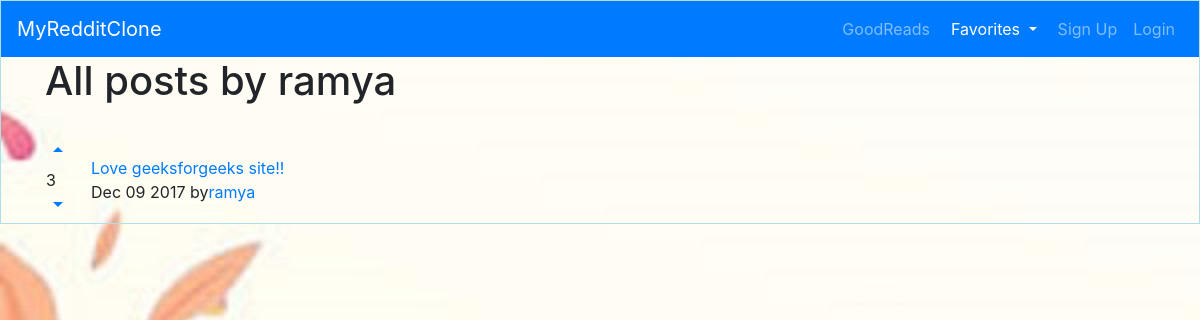
Page /posts/user/3/ on the committed database.
### posts/models.py (models this page shows)
class Post(models.Model):
    title=models.CharField(max_length=200)
    url=models.TextField()
    pub_date=models.DateTimeField()
    author=models.ForeignKey(User,on_delete=models.CASCADE)
    votes_total=models.IntegerField(default=1)
    def pub_date_custom(self):
        return self.pub_date.strftime('%b %d %Y')

### posts/views.py (the view)
# urls.py: url(r'^user/(?P<fk>[0-9]+)/',views.userposts,name='userposts'),
def userposts(request,fk):
    posts=Post.objects.filter(author__id=fk).order_by('-votes_total')
    author=User.objects.get(pk=fk)
    return render(request,'posts/userposts.html',{'posts':posts, 'author':author})

### posts/templates/posts/userposts.html (shortened to what this page needs)
{% extends 'base.html'%}
{% block content %}
<h1>All posts by  {{ author.username}}</h1>
<br />
{%  for post in posts.all %}
<table>
  <tr>
    <td style="padding-right: 20px;"><a href="#" onClick="document.getElementById('upvote{{ post.id }}').submit()"><i class="material-icons">arrow_drop_up</i></a><br/>{{ post.votes_total }}<br/><a href="#" onClick="document.getElementById('downvote{{ post.id }}').submit()"><i class="material-icons">arrow_drop_down</i></a></td>
    <td><a href="{{ post.url }}">{{ post.title }}</a><br/>{{ post.pub_date_custom }} by<a href="{% url 'posts:userposts' post.author.id %}" >{{ post.author.username }}</a></td>
  </tr>
</table>
{% endfor %}
{% endblock %}

### rows in the picture
Post: votes_total "3", title "Love geeksforgeeks site!!", pub_date_custom "Dec 09 2017", author.username "ramya"

### other values in the picture
{{ author.username }} "ramya"
